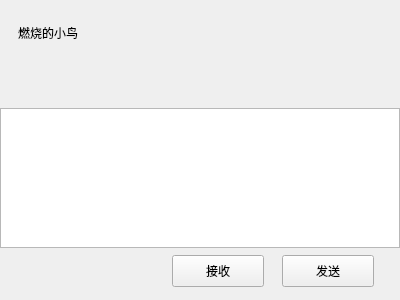
<?xml version='1.0' encoding='utf-8'?>
<ui version="4.0">
 <class>ChatPage</class>
 <widget class="QWidget" name="ChatPage">
  <property name="geometry">
   <rect>
    <x>0</x>
    <y>0</y>
    <width>400</width>
    <height>300</height>
   </rect>
  </property>
  <property name="windowTitle">
   <string>Form</string>
  </property>
  <layout class="QVBoxLayout" name="verticalLayout">
   <property name="spacing">
    <number>0</number>
   </property>
   <property name="leftMargin">
    <number>0</number>
   </property>
   <property name="topMargin">
    <number>0</number>
   </property>
   <property name="rightMargin">
    <number>0</number>
   </property>
   <property name="bottomMargin">
    <number>0</number>
   </property>
   <item>
    <widget class="QWidget" name="chat_data_wid" native="true">
     <layout class="QVBoxLayout" name="verticalLayout_4">
      <property name="spacing">
       <number>0</number>
      </property>
      <property name="leftMargin">
       <number>0</number>
      </property>
      <property name="topMargin">
       <number>0</number>
      </property>
      <property name="rightMargin">
       <number>0</number>
      </property>
      <property name="bottomMargin">
       <number>0</number>
      </property>
      <item>
       <widget class="QWidget" name="title_wid" native="true">
        <property name="minimumSize">
         <size>
          <width>0</width>
          <height>64</height>
         </size>
        </property>
        <property name="maximumSize">
         <size>
          <width>16777215</width>
          <height>64</height>
         </size>
        </property>
        <layout class="QVBoxLayout" name="verticalLayout_5">
         <property name="spacing">
          <number>4</number>
         </property>
         <property name="leftMargin">
          <number>18</number>
         </property>
         <property name="topMargin">
          <number>8</number>
         </property>
         <property name="rightMargin">
          <number>18</number>
         </property>
         <property name="bottomMargin">
          <number>6</number>
         </property>
         <item>
          <widget class="QWidget" name="widget_2" native="true">
           <layout class="QHBoxLayout" name="horizontalLayout_3">
            <property name="spacing">
             <number>7</number>
            </property>
            <property name="leftMargin">
             <number>0</number>
            </property>
            <property name="topMargin">
             <number>0</number>
            </property>
            <property name="rightMargin">
             <number>0</number>
            </property>
            <property name="bottomMargin">
             <number>0</number>
            </property>
            <item>
             <widget class="QLabel" name="title_lb">
              <property name="text">
               <string>燃烧的小鸟</string>
              </property>
             </widget>
            </item>
           </layout>
          </widget>
         </item>
        </layout>
       </widget>
      </item>
      <item>
       <widget class="ChatView" name="chat_data_list" native="true" />
      </item>
      <item>
       <widget class="QWidget" name="tool_wid" native="true">
        <property name="minimumSize">
         <size>
          <width>0</width>
          <height>44</height>
         </size>
        </property>
        <property name="maximumSize">
         <size>
          <width>16777215</width>
          <height>44</height>
         </size>
        </property>
        <layout class="QHBoxLayout" name="horizontalLayout_4">
         <property name="spacing">
          <number>10</number>
         </property>
         <property name="leftMargin">
          <number>16</number>
         </property>
         <property name="topMargin">
          <number>6</number>
         </property>
         <property name="rightMargin">
          <number>16</number>
         </property>
         <property name="bottomMargin">
          <number>4</number>
         </property>
         <item>
          <spacer name="horizontalSpacer_2">
           <property name="orientation">
            <enum>Qt::Horizontal</enum>
           </property>
           <property name="sizeType">
            <enum>QSizePolicy::Fixed</enum>
           </property>
           <property name="sizeHint" stdset="0">
            <size>
             <width>5</width>
             <height>20</height>
            </size>
           </property>
          </spacer>
         </item>
         <item>
          <widget class="ClickedLabel" name="emo_lb">
           <property name="minimumSize">
            <size>
             <width>28</width>
             <height>28</height>
            </size>
           </property>
           <property name="maximumSize">
            <size>
             <width>28</width>
             <height>28</height>
            </size>
           </property>
           <property name="text">
            <string />
           </property>
          </widget>
         </item>
         <item>
          <spacer name="horizontalSpacer_4">
           <property name="orientation">
            <enum>Qt::Horizontal</enum>
           </property>
           <property name="sizeType">
            <enum>QSizePolicy::Fixed</enum>
           </property>
           <property name="sizeHint" stdset="0">
            <size>
             <width>5</width>
             <height>20</height>
            </size>
           </property>
          </spacer>
         </item>
         <item>
          <widget class="ClickedLabel" name="file_lb">
           <property name="minimumSize">
            <size>
             <width>28</width>
             <height>28</height>
            </size>
           </property>
           <property name="maximumSize">
            <size>
             <width>28</width>
             <height>28</height>
            </size>
           </property>
           <property name="text">
            <string />
           </property>
          </widget>
         </item>
         <item>
          <spacer name="horizontalSpacer_3">
           <property name="orientation">
            <enum>Qt::Horizontal</enum>
           </property>
           <property name="sizeHint" stdset="0">
            <size>
             <width>40</width>
             <height>20</height>
            </size>
           </property>
          </spacer>
         </item>
        </layout>
       </widget>
      </item>
      <item>
       <widget class="MessageTextEdit" name="chatEdit">
        <property name="minimumSize">
         <size>
          <width>0</width>
           <height>132</height>
         </size>
        </property>
        <property name="maximumSize">
         <size>
          <width>16777215</width>
           <height>160</height>
         </size>
        </property>
       </widget>
      </item>
      <item>
       <widget class="QWidget" name="send_wid" native="true">
        <property name="minimumSize">
         <size>
          <width>0</width>
           <height>52</height>
         </size>
        </property>
        <property name="maximumSize">
         <size>
          <width>16777215</width>
           <height>52</height>
         </size>
        </property>
        <layout class="QHBoxLayout" name="horizontalLayout_5">
         <property name="spacing">
          <number>8</number>
         </property>
         <property name="leftMargin">
          <number>16</number>
         </property>
         <property name="topMargin">
           <number>6</number>
         </property>
         <property name="rightMargin">
          <number>16</number>
         </property>
         <property name="bottomMargin">
           <number>12</number>
         </property>
         <item>
          <spacer name="horizontalSpacer_5">
           <property name="orientation">
            <enum>Qt::Horizontal</enum>
           </property>
           <property name="sizeHint" stdset="0">
            <size>
             <width>40</width>
             <height>20</height>
            </size>
           </property>
          </spacer>
         </item>
         <item>
          <widget class="ClickedBtn" name="receive_btn">
           <property name="minimumSize">
            <size>
              <width>92</width>
              <height>32</height>
            </size>
           </property>
           <property name="maximumSize">
            <size>
              <width>92</width>
              <height>32</height>
            </size>
           </property>
           <property name="text">
            <string>接收</string>
           </property>
          </widget>
         </item>
         <item>
          <spacer name="horizontalSpacer_6">
           <property name="orientation">
            <enum>Qt::Horizontal</enum>
           </property>
           <property name="sizeType">
            <enum>QSizePolicy::Fixed</enum>
           </property>
           <property name="sizeHint" stdset="0">
            <size>
             <width>10</width>
             <height>20</height>
            </size>
           </property>
          </spacer>
         </item>
         <item>
          <widget class="ClickedBtn" name="send_btn">
           <property name="minimumSize">
            <size>
              <width>92</width>
              <height>32</height>
            </size>
           </property>
           <property name="maximumSize">
            <size>
              <width>92</width>
              <height>32</height>
            </size>
           </property>
           <property name="text">
             <string>发送</string>
           </property>
          </widget>
         </item>
         <item>
          <spacer name="horizontalSpacer_7">
           <property name="orientation">
            <enum>Qt::Horizontal</enum>
           </property>
           <property name="sizeType">
            <enum>QSizePolicy::Fixed</enum>
           </property>
           <property name="sizeHint" stdset="0">
            <size>
             <width>10</width>
             <height>20</height>
            </size>
           </property>
          </spacer>
         </item>
        </layout>
       </widget>
      </item>
     </layout>
    </widget>
   </item>
  </layout>
 </widget>
 <customwidgets>
  <customwidget>
   <class>ClickedBtn</class>
   <extends>QPushButton</extends>
   <header location="global">clickedbtn.h</header>
  </customwidget>
  <customwidget>
   <class>ClickedLabel</class>
   <extends>QLabel</extends>
   <header location="global">clickedlabel.h</header>
  </customwidget>
  <customwidget>
   <class>ChatView</class>
   <extends>QWidget</extends>
   <header>chatview.h</header>
   <container>1</container>
  </customwidget>
  <customwidget>
   <class>MessageTextEdit</class>
   <extends>QTextEdit</extends>
   <header location="global">messagetextedit.h</header>
  </customwidget>
 </customwidgets>
 <resources />
 <connections />
</ui>
